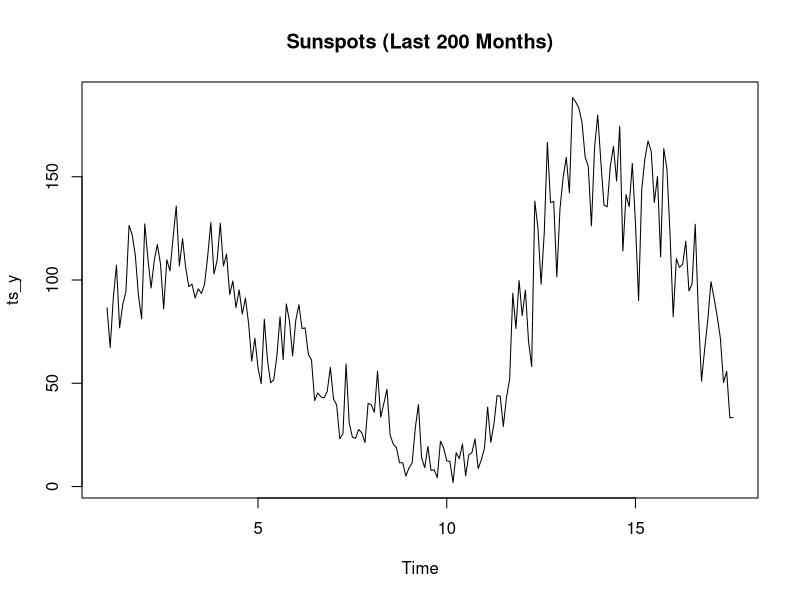
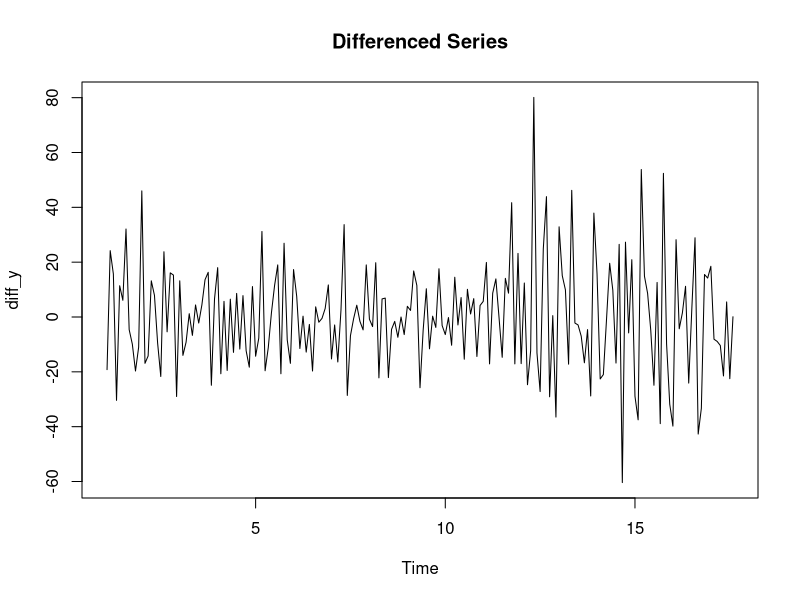
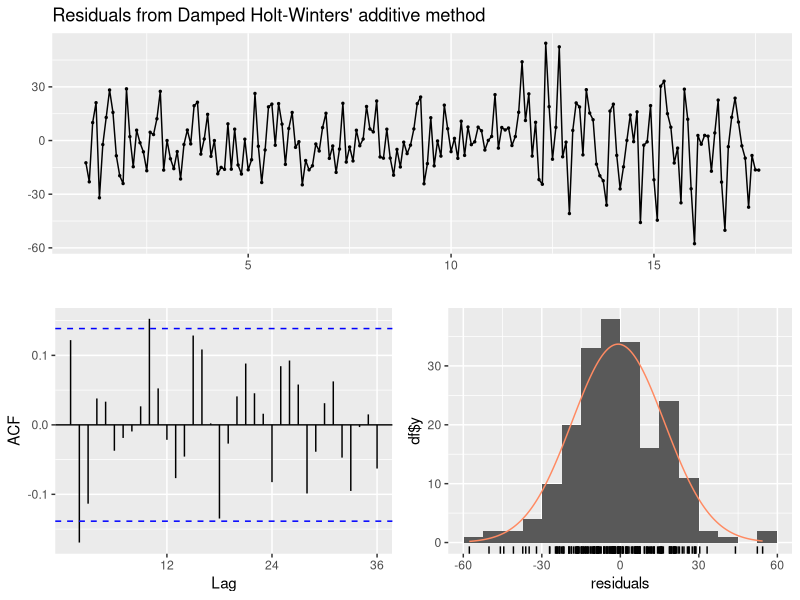
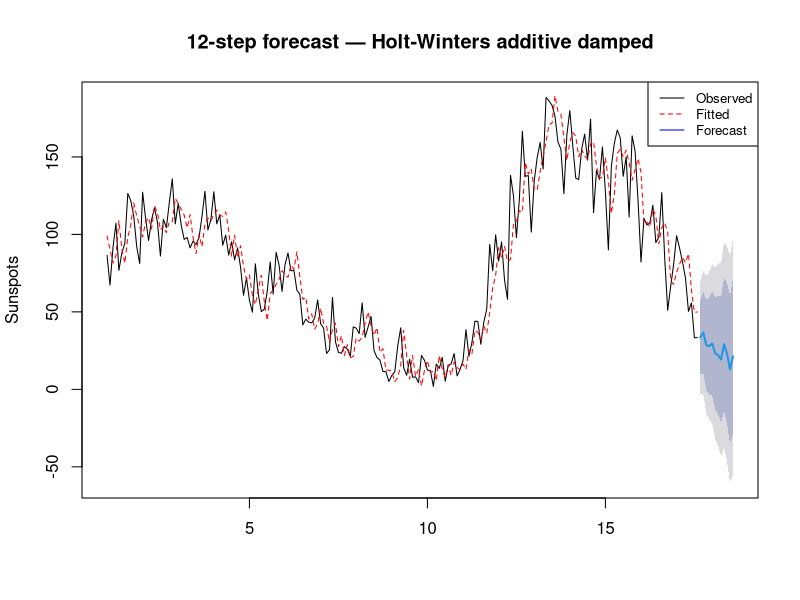

The R script that drew these images, in order:
## ---- chunk 1
knitr::opts_chunk$set(message = FALSE, warning = FALSE)
library(forecast)
library(tseries)
## ---- chunk 2
data("sunspots")
y <- tail(as.numeric(sunspots), 200)   # last 200 values
ts_y <- ts(y, frequency = 12)
summary(ts_y)
plot(ts_y, main="Sunspots (Last 200 Months)")
## ---- chunk 3
y[y == 0] <- 0.01
ts_y <- ts(y, frequency = 12)
## ---- chunk 4
print(adf.test(ts_y))
print(kpss.test(ts_y))
## ---- chunk 5
diff_y <- diff(ts_y)
plot(diff_y, main="Differenced Series")

## ---- chunk 6
fit <- hw(ts_y, seasonal="additive", damped=TRUE, h=120)
summary(fit)
## ---- chunk 7
checkresiduals(fit)

lb_test <- Box.test(residuals(fit), 
                    lag = 24, 
                    type = "Ljung-Box", 
                    fitdf = length(fit$coef))

lb_test
## ---- chunk 8
fc <- forecast(fit, h = 12)
plot(fc, main="12-step forecast — Holt-Winters additive damped", ylab="Sunspots")
lines(fitted(fit), col="red", lty=2)
legend("topright", legend=c("Observed","Fitted","Forecast"), col=c("black","red","blue"), lty=c(1,2,1), cex=0.8)
